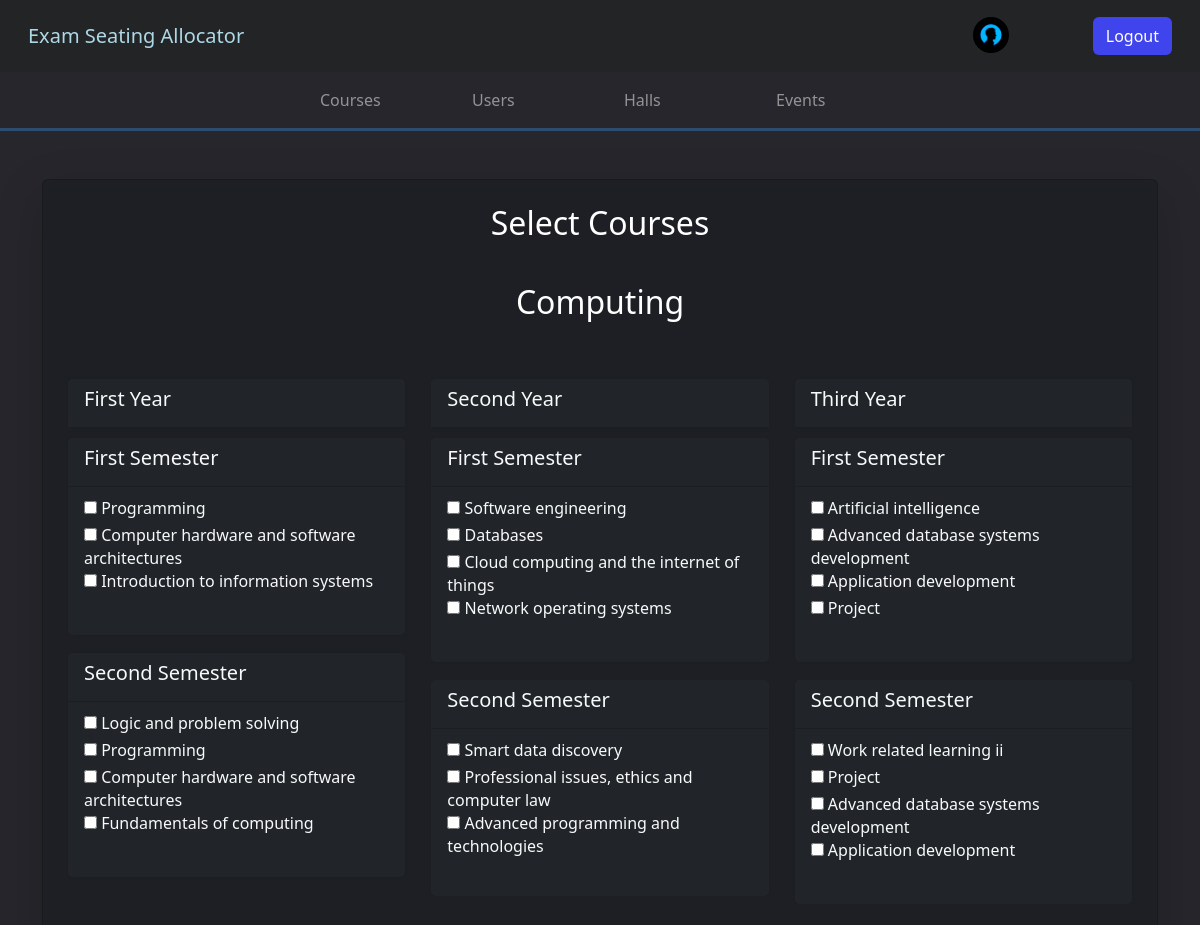
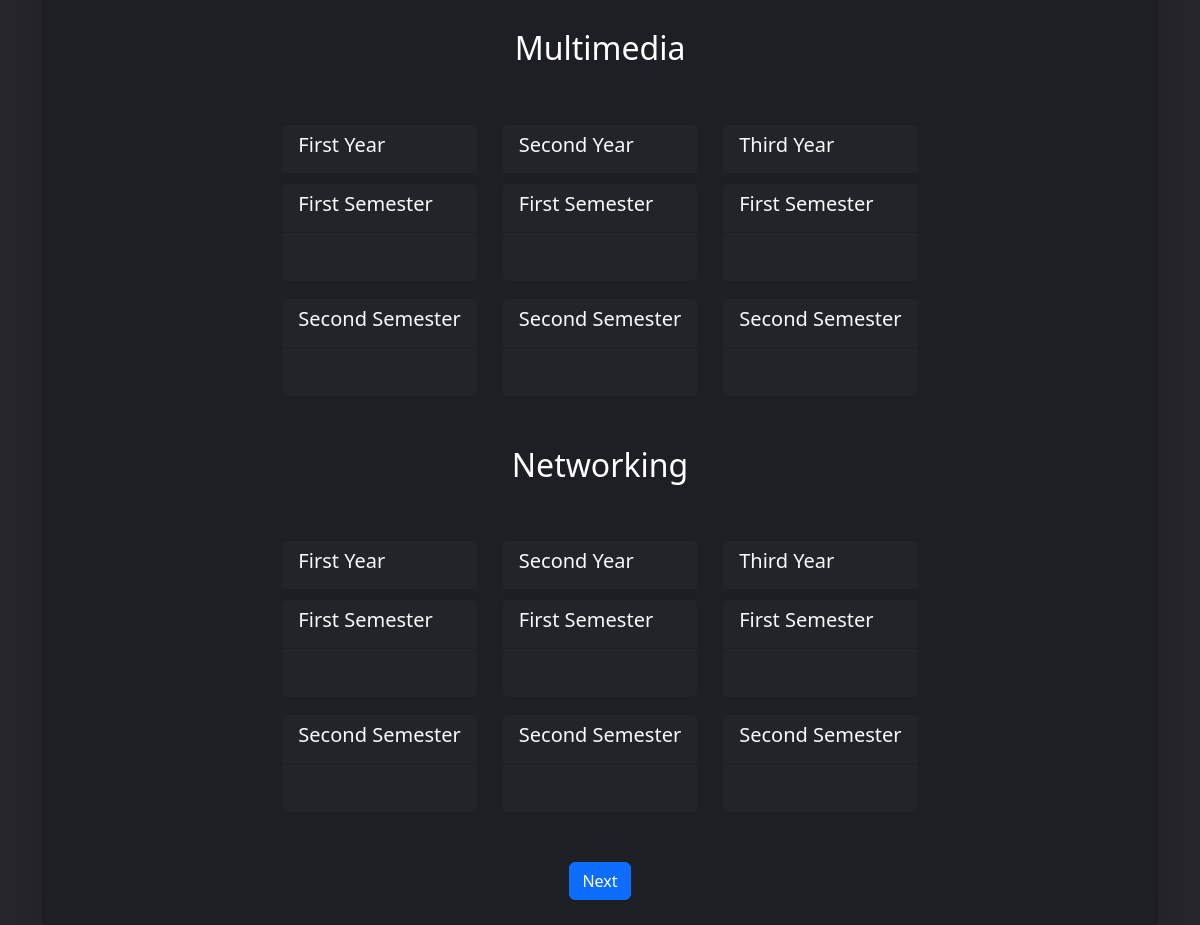
Page /create_new_event_courses/94 (signed in) on the committed database (2 pictures, top to bottom).
### api/models.py (models this page shows)
class User(AbstractUser):
    user_type = models.CharField(max_length=20, choices=USER_TYPES)
    user_image = models.ImageField(
        upload_to="Users",
    )
    groups = models.ManyToManyField(Group, related_name="api_users")
    user_permissions = models.ManyToManyField(Permission, related_name="api_users")

class Course(models.Model):
    name = models.CharField(max_length=100)
    fieldofstudy = models.CharField(
        max_length=20, choices=FIELDOFSTUDY, default="computing"
    )
    year = models.CharField(max_length=20, choices=YEAR, default="first")
    semester = models.CharField(max_length=20, choices=SEMESTER, default="first")

### api/views.py (the view, shortened to what this page needs)
def create_new_event_courses(request, id):
    courses = Course.objects.all()
    event = Event.objects.get(id=id)
    fields = ["computing", "multimedia", "networking"]
    currentfield = "computing"
    old_event_courses = event.eventcourse.all().values_list("course", flat=True)
    overlaps = (
        Event.objects.filter(date=event.date)
        .exclude(id=id)
        .filter(
            Q(start_time__lte=event.end_time, start_time__gte=event.start_time)
            | Q(end_time__lte=event.end_time, end_time__gte=event.start_time)
        )
    )
    overlapping_course_ids = set()
    if overlaps.count() >= 1:
        for overlap_event in overlaps:
            overlapping_course_ids.update(
                overlap_event.eventcourse.values_list("course", flat=True)
            )
        courses = courses.exclude(id__in=overlapping_course_ids)
    allYears = courses.values_list("year", flat=True).distinct()
    allSemesters = courses.values_list("semester", flat=True).distinct()
    context = {
        "jslink": "create_new_event_courses",
        "homeurl": "admin_home",
        "courses": courses,
        "years": allYears,
        "semesters": allSemesters,
        "fields": fields,
        "currentfield": currentfield,
        "oldcourses": old_event_courses,
    }
    return render(request, "createNewEventCourses.html", context)

### api/templates/createNewEventCourses.html (shortened to what this page needs)
{%extends "base.html"%} {%block start%}
<div class="container mt-5">
  <form
    class="mx-auto card p-4 shadow-lg forms d-flex justify-content-between align-items-center"
    method="post"
    enctype="multipart/form-data"
    onsubmit="return validateForm()"
  >
    <h2>Select Courses</h2>
    {%for field in fields%}
    <h2>{{field |capfirst}}</h2>
    <div class="row">
      {%for year in years%}
      <div class="col-md-4 mt-5">
        <div class="card mb-2 bg-dark text-light">
          <div class="card-header bg-dark text-light">
            <h5 class="card-title">{{year |capfirst}} Year</h5>
          </div>
        </div>
        {%for semester in semesters%}
        <div class="card mb-3 bg-dark text-light">
          <div class="card-header bg-dark text-light">
            <h5 class="card-title">{{semester |capfirst}} Semester</h5>
          </div>
          <div class="card-body mb-3 bg-dark text-light">
            {%for course in courses%}
            {%if course.year == year and course.semester == semester and course.fieldofstudy == field%}
            <h6 class="card-subtitle mb-2">
              <input
              class="card-subtitle mb-2"
              type="checkbox"
              value="{{course.id}}"
              id="{{course.id}}"
              name="selectedcourses"
              onclick="handleCheckboxClick(this)"
              />
              {{course.name |capfirst}}
            </h6>
            {%endif%} {%endfor%}
          </div>
        </div>
        {%endfor%}
      </div>
      {%endfor%}
    </div>
    {%endfor%}
    <button type="submit" name="SelectedCourseSubmit" value="SelectedCourseSubmit" class="btn btn-primary">
      Next
    </button>
  </form>
</div>
{%endblock%}

### api/templates/base.html (shortened to what this page needs)
<!DOCTYPE html>
<html>
  <head>
    {% load static %}
    <link
      rel="stylesheet"
      type="text/css"
      href="{% static 'myapp/Styles/base' %}.css"
    />
    <link rel="stylesheet" href="https://maxcdn.bootstrapcdn.com/bootstrap/4.5.2/css/bootstrap.min.css">
    <link
      href="https://cdn.jsdelivr.net/npm/bootstrap@5.3.1/dist/css/bootstrap.min.css"
      rel="stylesheet"
    />
  </head>
  <body style="background-color:#27262C;">
    <nav class="navbar dark p-3 " style="background:#222426">
      <div class="container-fluid">
        <a href="{% if homeurl == "login_page" %} /
        {%else%}
        /{{homeurl}}/
        {%endif%}" class="navbar-brand" style="color:lightblue">Exam Seating Allocator</a>
        <form class="d-flex" role="search">
          {%if request.user.is_authenticated%}
              <a class="nav-link" href="/{{homeurl}}/" >
                  <img src="/media/{{user.user_image}}" alt="Profile Picture" class = "navProfile" >
              </a>
          <a href="/logout/" class="btn" style="background:#4044ED; color:white;" type="submit">Logout</a>
          {%endif%}
        </form>
      </div>
    </nav>
    {% if homeurl == "admin_home" %}
    <nav class="navbar navbar-expand-md navbar-dark" style="border-style: none none solid none; border-color: #2C4D6F;">
        <div class="container">
          <div class="collapse navbar-collapse" id="navbarNavDropdown">
            <ul class="navbar-nav mx-auto">
              <li class="nav-item">
                <a class="nav-link mx-3 {%if page_url%}{%if page_url == "course"%}active{%endif%}{%endif%}" aria-current="page" href="/view_courses/">Courses</a>
              </li>
              <li class="nav-item">
                <a class="nav-link mx-3 {%if page_url%}{%if page_url == "user"%}active{%endif%}{%endif%}" href="/view_users/">Users</a>
              </li>
              <li class="nav-item">
                <a class="nav-link mx-3 {%if page_url%}{%if page_url == "hall"%}active{%endif%}{%endif%}" href="/view_halls/">Halls</a>
              </li>
              <li class="nav-item">
                <a class="nav-link mx-3 {%if page_url%}{%if page_url == "event"%}active{%endif%}{%endif%}" href="/admin_events_view/">Events</a>
              </li>
            </ul>
          </div>
        </div>
      </nav>
      {%endif%}
    {% block start %} {% endblock %}
  </body>
</html>

### static/myapp/Styles/base.css (style rules this page uses)
.navProfile { width: 36px; height: 36px; object-fit: cover; border-radius: 50%; margin-right: 20px; }
@media screen and (min-width: 777px) { .nav-link { padding: 18px 0; min-width: 120px; } }
@media screen and (min-width: 777px) { .navbar { padding: 0; } }

### api/templates/base.html (style rules this page uses)
.forms { background:#1E1F25; color:white; }

### rows in the picture
User: user_image (placeholder picture)
Course: name "Programming"
Course: name "Computer hardware and software architectures"
Course: name "Introduction to information systems"
Course: name "Logic and problem solving"
Course: name "Programming"
Course: name "Computer hardware and software architectures"
Course: name "Fundamentals of computing"
Course: name "Software engineering"
Course: name "Databases"
Course: name "Cloud computing and the internet of things"
Course: name "Network operating systems"
Course: name "Smart data discovery"
Course: name "Professional issues, ethics and computer law"
Course: name "Advanced programming and technologies"
Course: name "Artificial intelligence"
Course: name "Advanced database systems development"
Course: name "Application development"
Course: name "Project"
Course: name "Work related learning ii"
Course: name "Project"
Course: name "Advanced database systems development"
Course: name "Application development"

### other values in the picture
{{ field |capfirst }} "Computing" "Multimedia" "Networking"
{{ year |capfirst }} "First" "Second" "Third" "First" "Second" "Third" "First" "Second" "Third"
{{ semester |capfirst }} "First" "Second" "First" "Second" "First" "Second" "First" "Second" "First" "Second" "First" "Second" "First" "Second" "First" "Second" "First" "Second"
